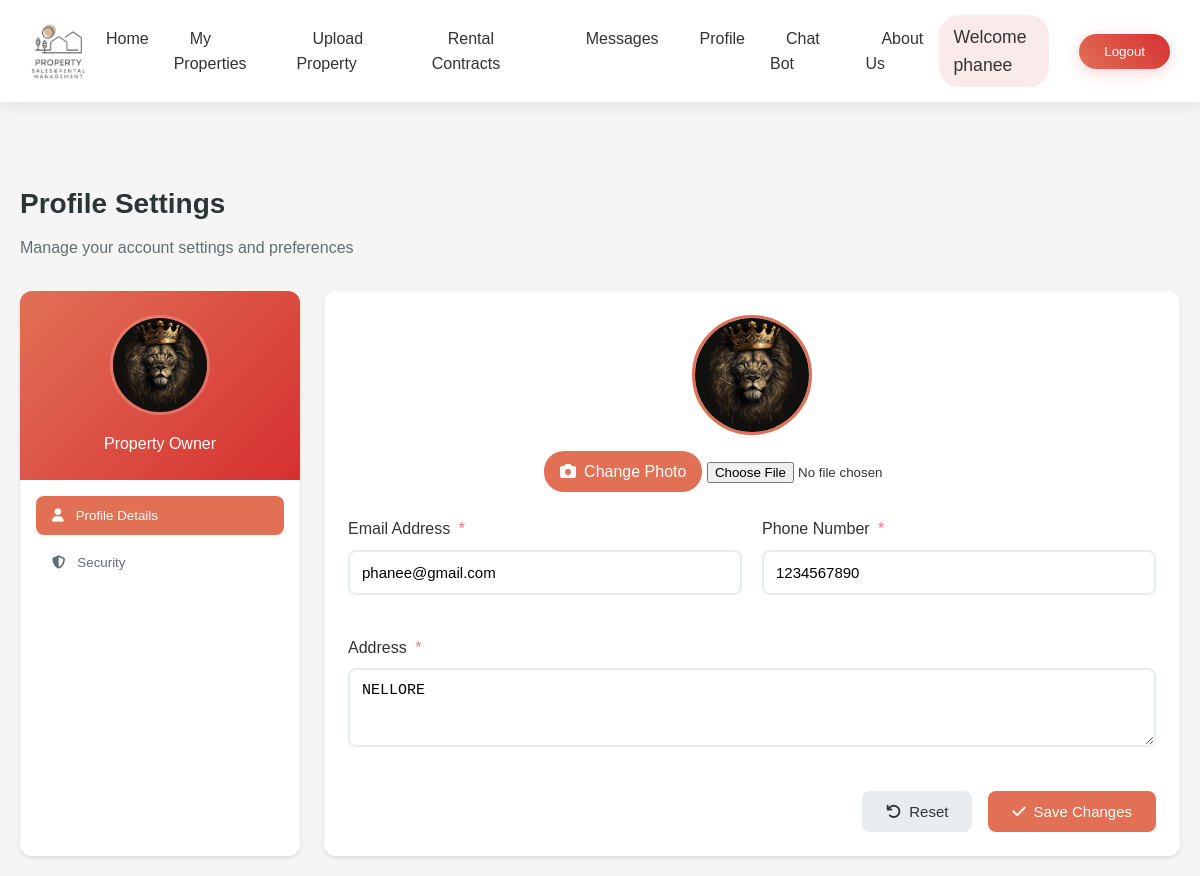
The page /ownerapp/owner_profile/ (signed in) on the database as committed earlier.
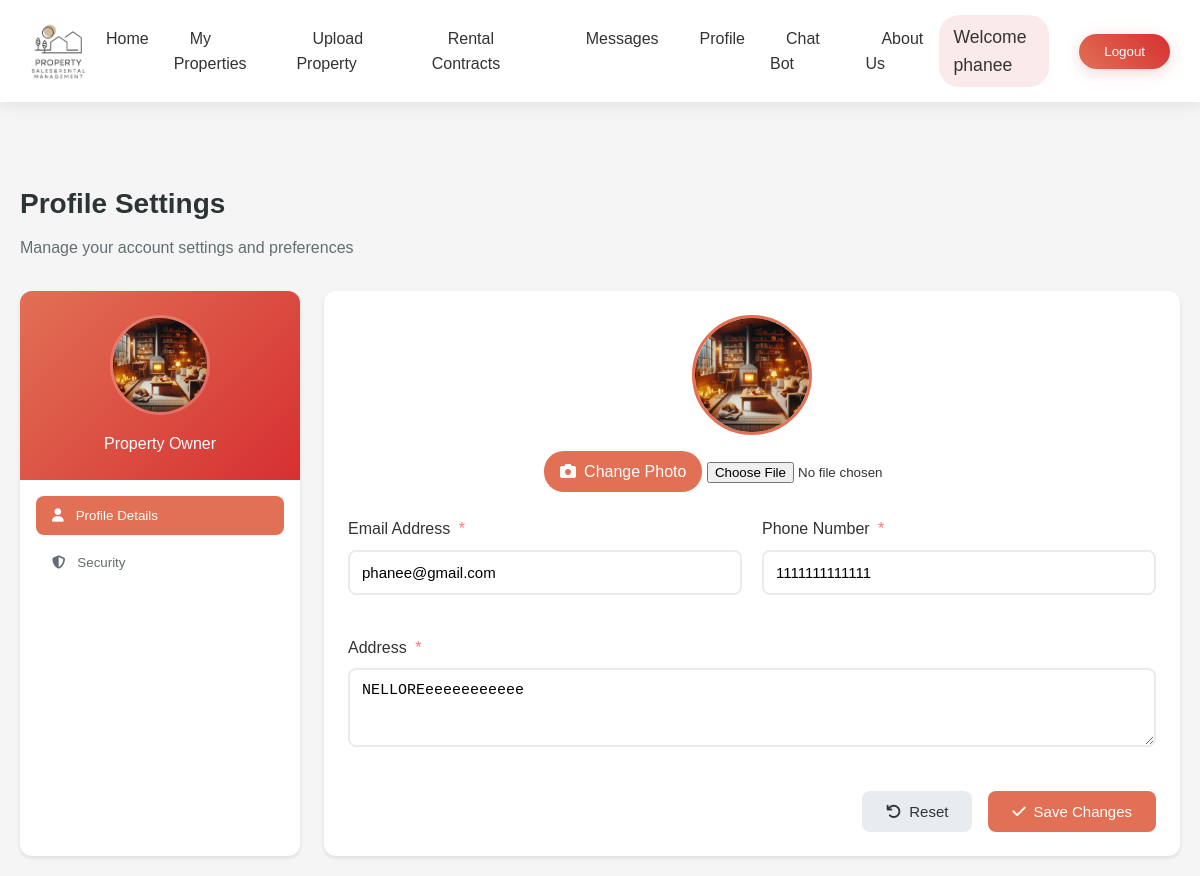
The same page on the database as committed later.
### ownerapp/models.py (models this page shows, shortened)
class OwnerProfile(models.Model):
    user = models.OneToOneField(User, on_delete=models.CASCADE)
    profile_image = models.ImageField(upload_to='profile_images/',blank=True,null=True,help_text="Upload a profile picture (Optional)")
    email = models.EmailField(max_length=255,null=True,blank=True,help_text="Your email address")
    phone_number = models.CharField(max_length=15,blank=True,null=True,help_text="Enter your contact number")
    address = models.TextField(blank=True,null=True,help_text="Your complete address")
    created_at = models.DateTimeField(default=timezone.now)
    updated_at = models.DateTimeField(auto_now=True)
    class Meta:
        ordering = ['-created_at']

### ownerapp/views.py (the view)
# urls.py: path('owner_profile/', views.owner_profile, name='owner_profile'),
@login_required
def owner_profile(request):
    profile, created = OwnerProfile.objects.get_or_create(
        user=request.user,
        defaults={
            'email': request.user.email
        }
    )
    if request.method == 'POST':
        if 'update_profile' in request.POST:
            form = OwnerProfileForm(request.POST, request.FILES, instance=profile)
            if form.is_valid():
                profile = form.save(commit=False)
                request.user.email = form.cleaned_data['email']
                request.user.save()
                profile.save()
                messages.success(request, 'Profile updated successfully! 🎉')
                return redirect('ownerapp:owner_profile')
            else:
                messages.error(request, 'Please correct the errors below.')
        elif 'change_password' in request.POST:
            password_form = PasswordChangeForm(request.user, request.POST)
            if password_form.is_valid():
                user = password_form.save()
                update_session_auth_hash(request, user)
                messages.success(request, 'Password changed successfully! 🔐')
                return redirect('ownerapp:owner_profile')
            else:
                messages.error(request, 'Please correct the password errors.')
    else:
        form = OwnerProfileForm(instance=profile, initial={'email': request.user.email})
        password_form = PasswordChangeForm(request.user)
    context = {
        'form': form,
        'password_form': password_form,
        'profile': profile,
        'page_title': 'Profile Settings'
    }
    return render(request, 'ownerApp/ownerProfile.html', context)

### ownerapp/forms.py (shortened to what this page needs)
class OwnerProfileForm(forms.ModelForm):
    email = forms.EmailField(required=True,widget=forms.EmailInput(attrs={'class': 'form-input','placeholder': 'Enter your email'}))
    phone_number = forms.CharField(required=True,widget=forms.TextInput(attrs={'class': 'form-input','placeholder': 'Enter your phone number'}))
    address = forms.CharField(required=True,widget=forms.Textarea(attrs={'class': 'form-input','placeholder': 'Enter your address','rows': 3}))
    profile_image = forms.ImageField(required=False,widget=forms.FileInput(attrs={'class': 'form-input-file','accept': 'image/*'}))
    class Meta:
        model = OwnerProfile
        fields = ['profile_image', 'email', 'phone_number', 'address']

### templates/ownerApp/ownerProfile.html (shortened to what the changed rows need)
{% load static %}
<html lang="en">
<head>
    <link rel="stylesheet" href="{% static 'css/ownerApp/ownerProfile.css' %}">
    <link rel="stylesheet" href="{% static 'css/adminApp/homepage.css' %}">
    <link rel="stylesheet" href="https://cdnjs.cloudflare.com/ajax/libs/font-awesome/6.4.0/css/all.min.css">
</head>
<body>
    <div class="main-container">
        <div class="profile-header">
            <h1>Profile Settings</h1>
        </div>
        <div class="content-wrapper">
            <div class="sidebar">
                <div class="profile-summary">
                    <div class="profile-pic">
                        {% if profile.profile_image %}
                            <img src="{{ profile.profile_image.url }}" alt="Profile Photo">
                        {% else %}
                            <div class="profile-placeholder">
                                <i class="fas fa-user"></i>
                            </div>
                        {% endif %}
                    </div>
                </div>
            </div>
            <div class="main-content">
                <div id="profile-section" class="content-section active">
                    <div class="card">
                        <form id="profileForm" class="form" method="POST" enctype="multipart/form-data">
                            <div class="photo-upload">
                                <div class="current-photo">
                                    {% if profile.profile_image %}
                                        <img src="{{ profile.profile_image.url }}" alt="Profile" id="photoPreview">
                                    {% else %}
                                        <div class="photo-placeholder">
                                            <i class="fas fa-user"></i>
                                        </div>
                                    {% endif %}
                                </div>
                                <div class="upload-controls">
                                    <label for="{{ form.profile_image.id_for_label }}" class="upload-btn">
                                        <i class="fas fa-camera"></i>
                                        Change Photo
                                    </label>
                                    {{ form.profile_image }}
                                </div>
                            </div>
                            <div class="form-grid">
                                <div class="form-group">
                                    <label>Phone Number <span class="required">*</span></label>
                                    {{ form.phone_number }}
                                </div>
                                <div class="form-group full-width">
                                    <label>Address <span class="required">*</span></label>
                                    {{ form.address }}
                                </div>
                            </div>
                        </form>
                    </div>
                </div>
            </div>
        </div>
    </div>
</body>
</html>

Rows that differ between the two databases and show on the page:
changed OwnerProfile: profile_image: a different picture; phone_number "1234567890" → "1111111111111"; address "NELLORE" → "NELLOREeeeeeeeeeee"
